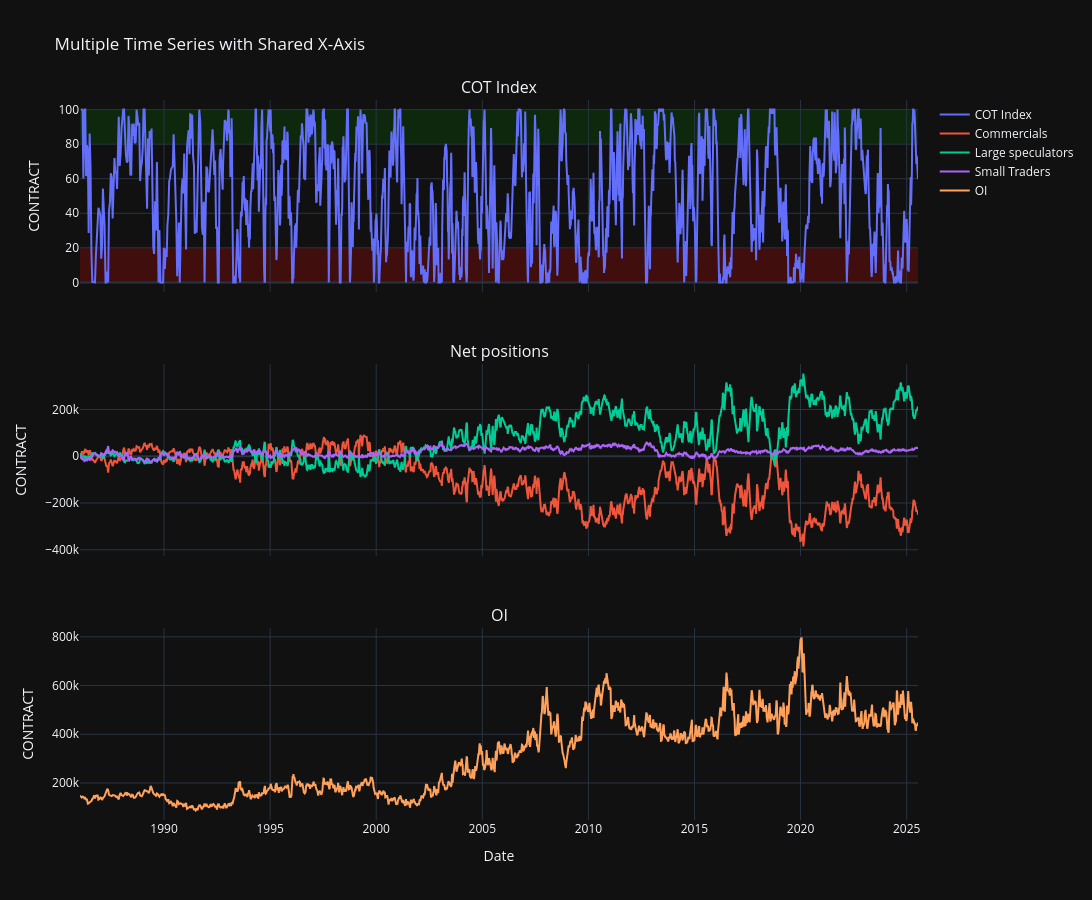

Write notebook code for a chart like this one.
### Markdown cell above
## Plotting all charts

### Code cell
import plotly.graph_objects as go
from plotly.subplots import make_subplots

# Create subplots: 1 column, 3 rows, shared X-axis
fig = make_subplots(rows=3, cols=1, shared_xaxes=True, vertical_spacing= 0.1, subplot_titles=('COT Index', 'Net positions', 'OI'))

# Add each series to its own subplot
fig.add_trace(go.Scatter(x=asset_df.index, y=commercials_df['Index'], name='COT Index'), row=1, col=1)
for col in net_positions_df.columns:
    fig.add_trace(go.Scatter(x=asset_df.index, y=net_positions_df[col], name=col), row=2, col=1)
fig.add_trace(go.Scatter(x=asset_df.index, y=oi_df['OI'], name='OI'), row=3, col=1)

fig.add_shape(
    type='rect',
    xref='paper',  # spans the full width of the plot
    yref='y1',  # y-axis of subplot in row 1
    x0=0,
    x1=1,
    y0=80,              # Adjust based on your y-axis range
    y1=100,
    fillcolor='green',
    opacity=0.2,
    line_width=0,
    layer='below'
)

fig.add_shape(
    type='rect',
    xref='paper',  # spans the full width of the plot
    yref='y1',  # y-axis of subplot in row 1
    x0=0,
    x1=1,
    y0=0,              # Adjust based on your y-axis range
    y1=20,
    fillcolor='red',
    opacity=0.2,
    line_width=0,
    layer='below'
)


# Update layout
fig.update_layout(
    height=900,
    width=1450,
    title_text='Multiple Time Series with Shared X-Axis',
    template='plotly_dark',
    hovermode='x unified',  # or 'x unified' or 'closest'
)
fig.update_xaxes(title_text='Date', row=3, col=1)  # Only show x-axis label on bottom chart
fig.update_yaxes(title_text='CONTRACT')

# Save as responsive HTML
fig.write_html("plots/cot_analysis.html", auto_open=False, full_html=True, include_plotlyjs='cdn', config={'responsive': True})
fig.show()

### Figure 1 — Plotly figure (JSON) as saved in the notebook; plotly's stock layout.template omitted (floating-point values rounded to 4 significant figures; data arrays with more than 128 entries replaced by an {"elided": "..."} marker saying what was removed)
{"data": [{"name": "COT Index", "type": "scatter", "x": {"elided": "1873 str values"}, "xaxis": "x", "y": {"elided": "1873 float values"}, "yaxis": "y"}, {"name": "Commercials", "type": "scatter", "x": {"elided": "1873 str values"}, "xaxis": "x2", "y": {"elided": "1873 int values"}, "yaxis": "y2"}, {"name": "Large speculators", "type": "scatter", "x": {"elided": "1873 str values"}, "xaxis": "x2", "y": {"elided": "1873 int values"}, "yaxis": "y2"}, {"name": "Small Traders", "type": "scatter", "x": {"elided": "1873 str values"}, "xaxis": "x2", "y": {"elided": "1873 int values"}, "yaxis": "y2"}, {"name": "OI", "type": "scatter", "x": {"elided": "1873 str values"}, "xaxis": "x3", "y": {"elided": "1873 int values"}, "yaxis": "y3"}], "layout": {"annotations": [{"font": {"size": 16}, "showarrow": false, "text": "COT Index", "x": 0.5, "xanchor": "center", "xref": "paper", "y": 1, "yanchor": "bottom", "yref": "paper"}, {"font": {"size": 16}, "showarrow": false, "text": "Net positions", "x": 0.5, "xanchor": "center", "xref": "paper", "y": 0.6333, "yanchor": "bottom", "yref": "paper"}, {"font": {"size": 16}, "showarrow": false, "text": "OI", "x": 0.5, "xanchor": "center", "xref": "paper", "y": 0.2667, "yanchor": "bottom", "yref": "paper"}], "height": 900, "hovermode": "x unified", "shapes": [{"fillcolor": "green", "layer": "below", "line": {"width": 0}, "opacity": 0.2, "type": "rect", "x0": 0, "x1": 1, "xref": "paper", "y0": 80, "y1": 100, "yref": "y"}, {"fillcolor": "red", "layer": "below", "line": {"width": 0}, "opacity": 0.2, "type": "rect", "x0": 0, "x1": 1, "xref": "paper", "y0": 0, "y1": 20, "yref": "y"}], "title": {"text": "Multiple Time Series with Shared X-Axis"}, "width": 1450, "xaxis": {"anchor": "y", "domain": [0, 1], "matches": "x3", "showticklabels": false}, "xaxis2": {"anchor": "y2", "domain": [0, 1], "matches": "x3", "showticklabels": false}, "xaxis3": {"anchor": "y3", "domain": [0, 1], "title": {"text": "Date"}}, "yaxis": {"anchor": "x", "domain": [0.7333, 1], "title": {"text": "CONTRACT"}}, "yaxis2": {"anchor": "x2", "domain": [0.3667, 0.6333], "title": {"text": "CONTRACT"}}, "yaxis3": {"anchor": "x3", "domain": [0, 0.2667], "title": {"text": "CONTRACT"}}}}
